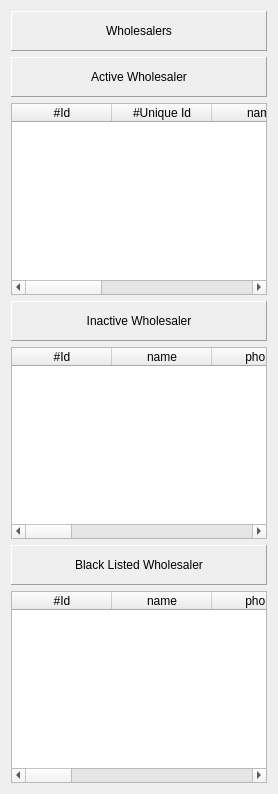
        <widget class="QWidget" name="cus04">
         <layout class="QVBoxLayout" name="verticalLayout_24">
          <item>
           <layout class="QHBoxLayout" name="horizontalLayout_54">
            <item>
             <widget class="QLabel" name="label_209">
              <property name="minimumSize">
               <size>
                <width>0</width>
                <height>40</height>
               </size>
              </property>
              <property name="styleSheet">
               <string notr="true"/>
              </property>
              <property name="frameShape">
               <enum>QFrame::Panel</enum>
              </property>
              <property name="frameShadow">
               <enum>QFrame::Raised</enum>
              </property>
              <property name="text">
               <string>Wholesalers</string>
              </property>
              <property name="alignment">
               <set>Qt::AlignCenter</set>
              </property>
             </widget>
            </item>
           </layout>
          </item>
          <item>
           <widget class="QLabel" name="label_208">
            <property name="minimumSize">
             <size>
              <width>0</width>
              <height>40</height>
             </size>
            </property>
            <property name="styleSheet">
             <string notr="true"/>
            </property>
            <property name="frameShape">
             <enum>QFrame::Panel</enum>
            </property>
            <property name="frameShadow">
             <enum>QFrame::Raised</enum>
            </property>
            <property name="text">
             <string>Active Wholesaler</string>
            </property>
            <property name="alignment">
             <set>Qt::AlignCenter</set>
            </property>
           </widget>
          </item>
          <item>
           <widget class="QTableWidget" name="tw_active_wholesalers">
            <property name="styleSheet">
             <string notr="true">color: rgb(0, 0, 0);</string>
            </property>
            <column>
             <property name="text">
              <string>#Id</string>
             </property>
            </column>
            <column>
             <property name="text">
              <string>#Unique Id</string>
             </property>
            </column>
            <column>
             <property name="text">
              <string>name</string>
             </property>
            </column>
            <column>
             <property name="text">
              <string>type</string>
             </property>
            </column>
            <column>
             <property name="text">
              <string>phone</string>
             </property>
            </column>
            <column>
             <property name="text">
              <string>View/Edit</string>
             </property>
            </column>
           </widget>
          </item>
          <item>
           <widget class="QLabel" name="label_210">
            <property name="minimumSize">
             <size>
              <width>0</width>
              <height>40</height>
             </size>
            </property>
            <property name="styleSheet">
             <string notr="true"/>
            </property>
            <property name="frameShape">
             <enum>QFrame::Panel</enum>
            </property>
            <property name="frameShadow">
             <enum>QFrame::Raised</enum>
            </property>
            <property name="text">
             <string>Inactive Wholesaler</string>
            </property>
            <property name="alignment">
             <set>Qt::AlignCenter</set>
            </property>
           </widget>
          </item>
          <item>
           <widget class="QTableWidget" name="tw_active_supervisors_4">
            <property name="styleSheet">
             <string notr="true">color: rgb(0, 0, 0);</string>
            </property>
            <column>
             <property name="text">
              <string>#Id</string>
             </property>
            </column>
            <column>
             <property name="text">
              <string>name</string>
             </property>
            </column>
            <column>
             <property name="text">
              <string>phone</string>
             </property>
            </column>
            <column>
             <property name="text">
              <string>email</string>
             </property>
            </column>
            <column>
             <property name="text">
              <string>username</string>
             </property>
            </column>
            <column>
             <property name="text">
              <string>description</string>
             </property>
            </column>
            <column>
             <property name="text">
              <string>status</string>
             </property>
            </column>
            <column>
             <property name="text">
              <string>managed on</string>
             </property>
            </column>
            <column>
             <property name="text">
              <string>managed by</string>
             </property>
            </column>
            <column>
             <property name="text">
              <string>view/edit</string>
             </property>
            </column>
           </widget>
          </item>
          <item>
           <widget class="QLabel" name="label_211">
            <property name="minimumSize">
             <size>
              <width>0</width>
              <height>40</height>
             </size>
            </property>
            <property name="styleSheet">
             <string notr="true"/>
            </property>
            <property name="frameShape">
             <enum>QFrame::Panel</enum>
            </property>
            <property name="frameShadow">
             <enum>QFrame::Raised</enum>
            </property>
            <property name="text">
             <string>Black Listed Wholesaler</string>
            </property>
            <property name="alignment">
             <set>Qt::AlignCenter</set>
            </property>
           </widget>
          </item>
          <item>
           <widget class="QTableWidget" name="tw_active_admins_4">
            <property name="styleSheet">
             <string notr="true">color: rgb(0, 0, 0);</string>
            </property>
            <column>
             <property name="text">
              <string>#Id</string>
             </property>
            </column>
            <column>
             <property name="text">
              <string>name</string>
             </property>
            </column>
            <column>
             <property name="text">
              <string>phone</string>
             </property>
            </column>
            <column>
             <property name="text">
              <string>email</string>
             </property>
            </column>
            <column>
             <property name="text">
              <string>username</string>
             </property>
            </column>
            <column>
             <property name="text">
              <string>description</string>
             </property>
            </column>
            <column>
             <property name="text">
              <string>status</string>
             </property>
            </column>
            <column>
             <property name="text">
              <string>managed on</string>
             </property>
            </column>
            <column>
             <property name="text">
              <string>managed by</string>
             </property>
            </column>
            <column>
             <property name="text">
              <string>view/edit</string>
             </property>
            </column>
           </widget>
          </item>
         </layout>
        </widget>
